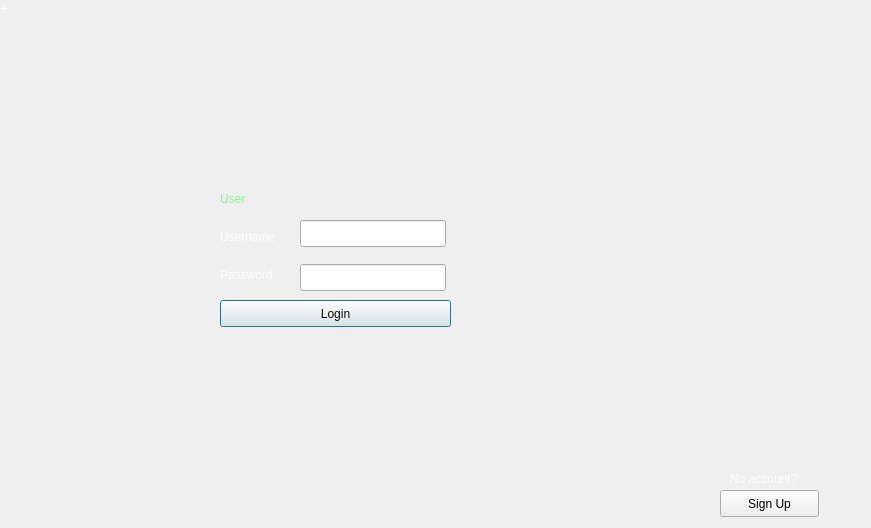
<?xml version="1.0" encoding="UTF-8"?>
<ui version="4.0">
 <class>Dialog</class>
 <widget class="QDialog" name="Dialog">
  <property name="geometry">
   <rect>
    <x>0</x>
    <y>0</y>
    <width>871</width>
    <height>528</height>
   </rect>
  </property>
  <property name="windowTitle">
   <string>HMS (Login)</string>
  </property>
  <widget class="QLabel" name="label_4">
   <property name="geometry">
    <rect>
     <x>0</x>
     <y>0</y>
     <width>67</width>
     <height>17</height>
    </rect>
   </property>
   <property name="styleSheet">
    <string notr="true">color: rgb(255, 255, 255)</string>
   </property>
   <property name="text">
    <string>+</string>
   </property>
  </widget>
  <widget class="QLabel" name="label_5">
   <property name="geometry">
    <rect>
     <x>224</x>
     <y>330</y>
     <width>271</width>
     <height>20</height>
    </rect>
   </property>
   <property name="styleSheet">
    <string notr="true">color: rgb(250, 22, 22)</string>
   </property>
   <property name="text">
    <string/>
   </property>
  </widget>
  <widget class="QPushButton" name="pushButton">
   <property name="geometry">
    <rect>
     <x>220</x>
     <y>300</y>
     <width>231</width>
     <height>27</height>
    </rect>
   </property>
   <property name="styleSheet">
    <string notr="true">color: rgb(19, 9, 9)</string>
   </property>
   <property name="text">
    <string>Login</string>
   </property>
  </widget>
  <widget class="QLabel" name="label_6">
   <property name="geometry">
    <rect>
     <x>220</x>
     <y>190</y>
     <width>32</width>
     <height>17</height>
    </rect>
   </property>
   <property name="styleSheet">
    <string notr="true">color:rgb(133, 249, 141)</string>
   </property>
   <property name="text">
    <string>User</string>
   </property>
  </widget>
  <widget class="QLabel" name="label_7">
   <property name="geometry">
    <rect>
     <x>730</x>
     <y>470</y>
     <width>171</width>
     <height>17</height>
    </rect>
   </property>
   <property name="styleSheet">
    <string notr="true">color: rgb(255, 255, 255)</string>
   </property>
   <property name="text">
    <string>No account?</string>
   </property>
  </widget>
  <widget class="QLineEdit" name="lineEdit_password">
   <property name="geometry">
    <rect>
     <x>300</x>
     <y>264</y>
     <width>146</width>
     <height>27</height>
    </rect>
   </property>
   <property name="echoMode">
    <enum>QLineEdit::Password</enum>
   </property>
  </widget>
  <widget class="QLineEdit" name="lineEdit_username">
   <property name="geometry">
    <rect>
     <x>300</x>
     <y>220</y>
     <width>146</width>
     <height>27</height>
    </rect>
   </property>
  </widget>
  <widget class="QWidget" name="layoutWidget">
   <property name="geometry">
    <rect>
     <x>220</x>
     <y>220</y>
     <width>71</width>
     <height>71</height>
    </rect>
   </property>
   <layout class="QVBoxLayout" name="verticalLayout">
    <item>
     <widget class="QLabel" name="label">
      <property name="styleSheet">
       <string notr="true">color: rgb(255, 255, 255)</string>
      </property>
      <property name="text">
       <string>Username</string>
      </property>
     </widget>
    </item>
    <item>
     <widget class="QLabel" name="label_2">
      <property name="styleSheet">
       <string notr="true">color: rgb(255, 255, 255)</string>
      </property>
      <property name="text">
       <string>Password</string>
      </property>
     </widget>
    </item>
   </layout>
  </widget>
  <widget class="QPushButton" name="pushButton_2">
   <property name="geometry">
    <rect>
     <x>720</x>
     <y>490</y>
     <width>99</width>
     <height>27</height>
    </rect>
   </property>
   <property name="text">
    <string>Sign Up</string>
   </property>
  </widget>
 </widget>
 <resources/>
 <connections/>
</ui>
